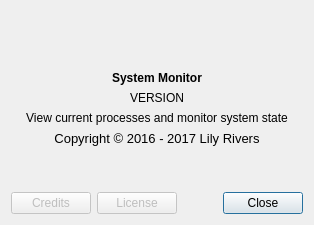
<?xml version="1.0" encoding="UTF-8"?>
<ui version="4.0">
 <class>AboutDialogue</class>
 <widget class="QDialog" name="AboutDialogue">
  <property name="geometry">
   <rect>
    <x>0</x>
    <y>0</y>
    <width>340</width>
    <height>330</height>
   </rect>
  </property>
  <property name="windowTitle">
   <string>About System Monitor</string>
  </property>
  <property name="modal">
   <bool>false</bool>
  </property>
  <layout class="QGridLayout" name="gridLayout_2">
   <property name="sizeConstraint">
    <enum>QLayout::SetFixedSize</enum>
   </property>
   <item row="2" column="1">
    <layout class="QGridLayout" name="gridLayout">
     <item row="6" column="0">
      <widget class="QLabel" name="label_4">
       <property name="font">
        <font>
         <pointsize>10</pointsize>
         <italic>true</italic>
        </font>
       </property>
       <property name="text">
        <string>&lt;html&gt;&lt;head/&gt;&lt;body&gt;&lt;p align=&quot;center&quot;&gt;&lt;span style=&quot; font-style:normal;&quot;&gt;Copyright © 2016 - 2017 Lily Rivers&lt;/span&gt;&lt;/p&gt;&lt;/body&gt;&lt;/html&gt;</string>
       </property>
      </widget>
     </item>
     <item row="10" column="0">
      <layout class="QHBoxLayout" name="horizontalLayout">
       <item>
        <widget class="QPushButton" name="pushButton">
         <property name="enabled">
          <bool>false</bool>
         </property>
         <property name="text">
          <string>Credits</string>
         </property>
        </widget>
       </item>
       <item>
        <widget class="QPushButton" name="pushButton_2">
         <property name="enabled">
          <bool>false</bool>
         </property>
         <property name="text">
          <string>License</string>
         </property>
        </widget>
       </item>
       <item>
        <spacer name="horizontalSpacer">
         <property name="orientation">
          <enum>Qt::Horizontal</enum>
         </property>
         <property name="sizeHint" stdset="0">
          <size>
           <width>40</width>
           <height>20</height>
          </size>
         </property>
        </spacer>
       </item>
       <item>
        <widget class="QPushButton" name="closeButton">
         <property name="sizePolicy">
          <sizepolicy hsizetype="Fixed" vsizetype="Fixed">
           <horstretch>0</horstretch>
           <verstretch>0</verstretch>
          </sizepolicy>
         </property>
         <property name="text">
          <string>Close</string>
         </property>
         <property name="autoDefault">
          <bool>true</bool>
         </property>
         <property name="default">
          <bool>true</bool>
         </property>
         <property name="flat">
          <bool>false</bool>
         </property>
        </widget>
       </item>
      </layout>
     </item>
     <item row="4" column="0">
      <widget class="QLabel" name="versionLabel">
       <property name="text">
        <string>&lt;html&gt;&lt;head/&gt;&lt;body&gt;&lt;p align=&quot;center&quot;&gt;VERSION&lt;/p&gt;&lt;/body&gt;&lt;/html&gt;</string>
       </property>
       <property name="alignment">
        <set>Qt::AlignCenter</set>
       </property>
      </widget>
     </item>
     <item row="7" column="0">
      <spacer name="verticalSpacer_2">
       <property name="orientation">
        <enum>Qt::Vertical</enum>
       </property>
       <property name="sizeHint" stdset="0">
        <size>
         <width>20</width>
         <height>40</height>
        </size>
       </property>
      </spacer>
     </item>
     <item row="3" column="0">
      <widget class="QLabel" name="label">
       <property name="text">
        <string>&lt;html&gt;&lt;head/&gt;&lt;body&gt;&lt;p align=&quot;center&quot;&gt;&lt;span style=&quot; font-weight:600;&quot;&gt;System Monitor&lt;/span&gt;&lt;/p&gt;&lt;/body&gt;&lt;/html&gt;</string>
       </property>
      </widget>
     </item>
     <item row="5" column="0">
      <widget class="QLabel" name="label_3">
       <property name="sizePolicy">
        <sizepolicy hsizetype="Preferred" vsizetype="Expanding">
         <horstretch>0</horstretch>
         <verstretch>0</verstretch>
        </sizepolicy>
       </property>
       <property name="text">
        <string>&lt;html&gt;&lt;head/&gt;&lt;body&gt;&lt;p align=&quot;center&quot;&gt;View current processes and monitor system state&lt;/p&gt;&lt;/body&gt;&lt;/html&gt;</string>
       </property>
       <property name="wordWrap">
        <bool>true</bool>
       </property>
      </widget>
     </item>
     <item row="2" column="0">
      <spacer name="verticalSpacer">
       <property name="orientation">
        <enum>Qt::Vertical</enum>
       </property>
       <property name="sizeHint" stdset="0">
        <size>
         <width>20</width>
         <height>40</height>
        </size>
       </property>
      </spacer>
     </item>
     <item row="1" column="0">
      <widget class="QLabel" name="programIcon">
       <property name="text">
        <string/>
       </property>
       <property name="alignment">
        <set>Qt::AlignCenter</set>
       </property>
      </widget>
     </item>
    </layout>
   </item>
  </layout>
 </widget>
 <resources/>
 <connections/>
</ui>
